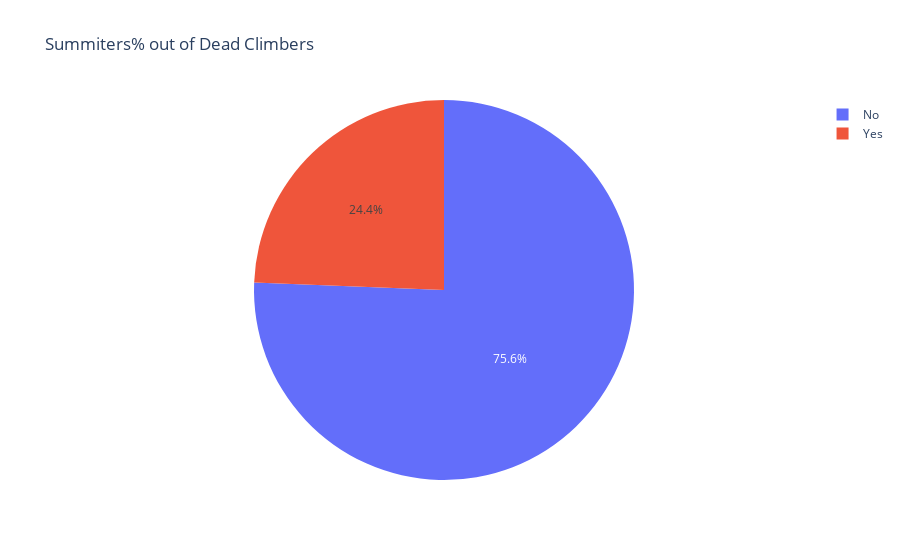

Notebook code cell kept with this figure:
### Markdown cell above
# Summiters among the  dead climbers

### Code cell
fig = px.pie(df_deaths_age_revised, names='is_summiter', title='Summiters% out of Dead Climbers')
fig.show()

### Figure 1 — Plotly figure (JSON) as saved in the notebook; plotly's stock layout.template omitted (floating-point values rounded to 4 significant figures; data arrays with more than 128 entries replaced by an {"elided": "..."} marker saying what was removed)
{"data": [{"domain": {"x": [0, 1], "y": [0, 1]}, "hovertemplate": "is_summiter=%{label}<extra></extra>", "labels": {"elided": "927 str values"}, "legendgroup": "", "name": "", "showlegend": true, "type": "pie"}], "layout": {"legend": {"tracegroupgap": 0}, "title": {"text": "Summiters% out of Dead Climbers"}}}
